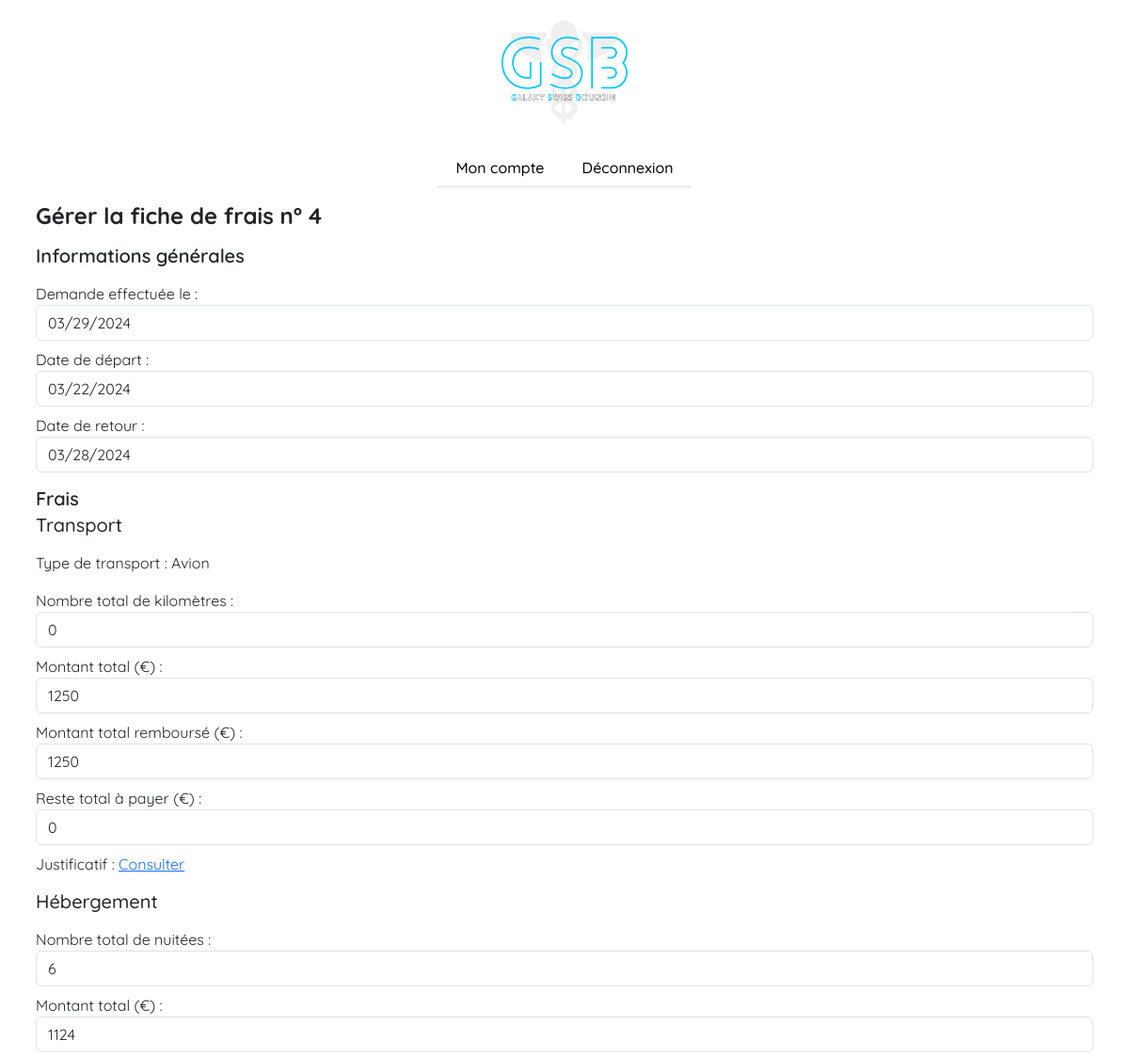
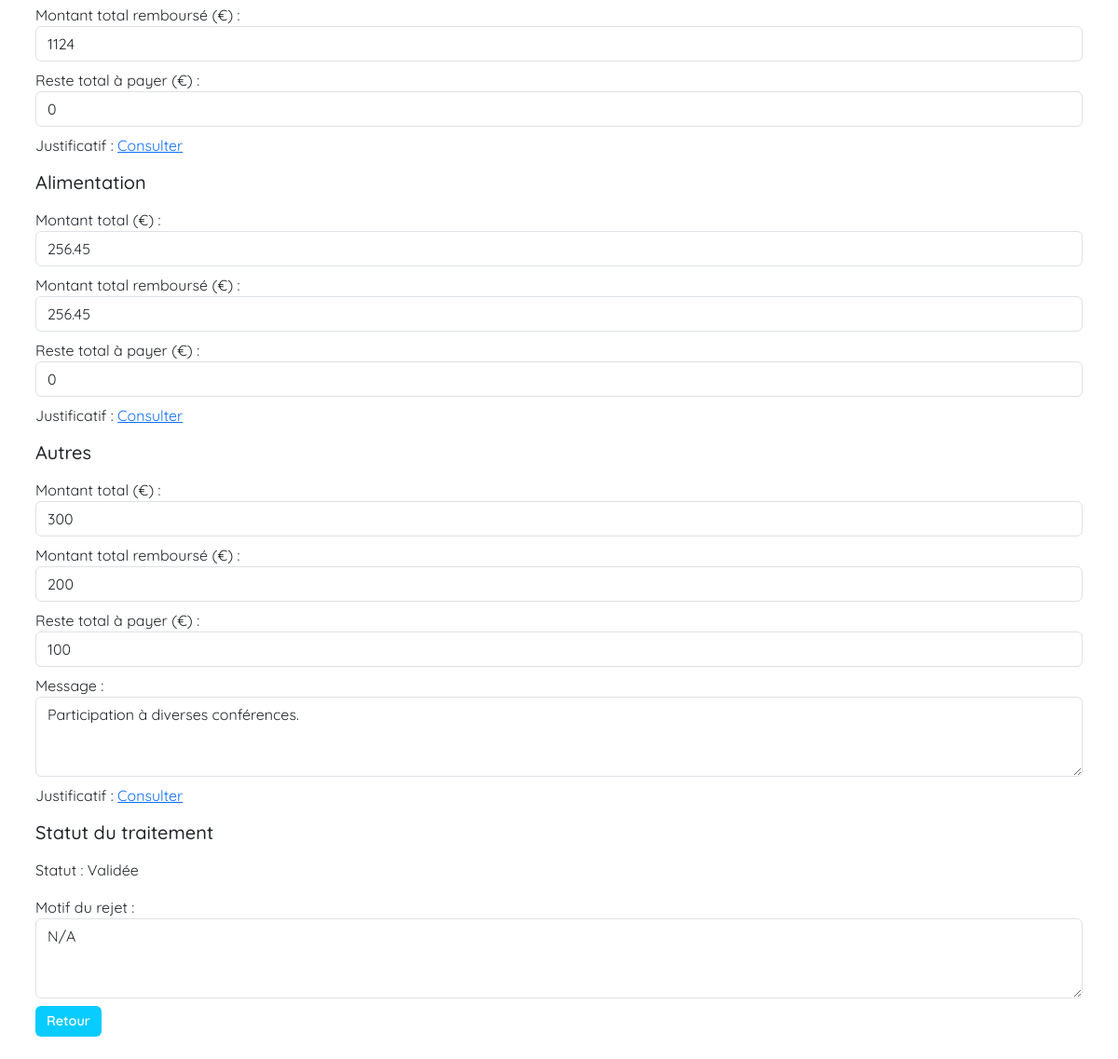
/controllers/functionalities/ExpenseSheet/ManageExpenseSheet.php?id=4 (signed in), run on the app's committed database (2 pictures, top to bottom).
### tables this page shows
CREATE TABLE IF NOT EXISTS `expense_sheets` (
  `expense_sheet_id` int NOT NULL AUTO_INCREMENT,
  `user_id` int NOT NULL,
  `receipts_id` int NOT NULL,
  `treatment_id` int DEFAULT NULL,
  `request_date` date NOT NULL,
  `start_date` date NOT NULL,
  `end_date` date NOT NULL,
  `transport_category` int DEFAULT NULL,
  `kilometers_number` int DEFAULT NULL,
  `kilometer_expense` float DEFAULT NULL,
  `kilometer_expense_refund` float DEFAULT NULL,
  `kilometer_expense_unrefund` float DEFAULT NULL,
  `transport_expense` float DEFAULT NULL,
  `transport_expense_refund` float DEFAULT NULL,
  `transport_expense_unrefund` float DEFAULT NULL,
  `nights_number` int DEFAULT NULL,
  `accommodation_expense` float DEFAULT NULL,
  `accommodation_expense_refund` float DEFAULT NULL,
  `accommodation_expense_unrefund` float DEFAULT NULL,
  `food_expense` float DEFAULT NULL,
  `food_expense_refund` float DEFAULT NULL,
  `food_expense_unrefund` float DEFAULT NULL,
  `other_expense` float DEFAULT NULL,
  `other_expense_refund` float DEFAULT NULL,
  `other_expense_unrefund` float DEFAULT NULL,
  `message` varchar(500) DEFAULT NULL,
  `total_amount` float NOT NULL,
  `total_amount_refund` float NOT NULL,
  `total_amount_unrefund` float DEFAULT NULL,
  PRIMARY KEY (`expense_sheet_id`),
  KEY `id_user` (`user_id`),
  KEY `receipts_id` (`receipts_id`),
  KEY `treatment_id` (`treatment_id`)
);

CREATE TABLE IF NOT EXISTS `treatment` (
  `treatment_id` int NOT NULL AUTO_INCREMENT,
  `treatment_status` tinyint(1) NOT NULL,
  `remark` varchar(500) DEFAULT NULL,
  PRIMARY KEY (`treatment_id`)
);

### views/functionalities/ExpenseSheet/ManageExpenseSheet.php (the view, shortened to what the rows shown need)
<!DOCTYPE html>
<html lang="en">
<head>
  <link rel="stylesheet" href="../../../assets/style.css">
  <link href="https://cdn.jsdelivr.net/npm/bootstrap@5.3.2/dist/css/bootstrap.min.css" rel="stylesheet" />
</head>
<body>
  <main>
    <div class="container p-2">
      <h2 class="mb-3 fs-4 fw-bold">Gérer la fiche de frais n°
        <?php echo $_GET['id'] ?>
      </h2>
      <div class="container p-0">
        <div class="my-3">
          <div class="mb-2">
            <label>Demande effectuée le :</label>
            <input type="date" class="form-control input" value="<?php echo $data["request_date"] ?>" readonly>
          </div>
          <div class="mb-2">
            <label>Date de départ :</label>
            <input type="date" class="form-control input" value="<?php echo $data["start_date"] ?>" readonly>
          </div>
          <div class="mb-2">
            <label>Date de retour :</label>
            <input type="date" class="form-control input" value="<?php echo $data["end_date"] ?>" readonly>
          </div>
        </div>
        <div class="my-3">
          <div class="mb-2">
            <label>Nombre total de kilomètres :</label>
            <input type="number" class="form-control input" value="<?php if ($data['kilometers_number']) {
                                                                      echo $data['kilometers_number'];
                                                                    } else {
                                                                      echo 0;
                                                                    } ?>" readonly>
          </div>
          <div class="mb-2">
            <label>Montant total (€) :</label>
            <input type="number" class="form-control input" value="<?php if ($data['kilometer_expense']) {
                                                                      echo $data['kilometer_expense'];
                                                                    } else if ($data['transport_expense']) {
                                                                      echo $data['transport_expense'];
                                                                    } else {
                                                                      echo 0;
                                                                    } ?>" readonly>
          </div>
          <div class="mb-2">
            <label>Montant total remboursé (€) :</label>
            <input type="number" class="form-control input" value="<?php if ($data['kilometer_expense_refund']) {
                                                                      echo $data['kilometer_expense_refund'];
                                                                    } else if ($data['transport_expense_refund']) {
                                                                      echo $data['transport_expense_refund'];
                                                                    } else {
                                                                      echo 0;
                                                                    } ?>" readonly>
          </div>
          <div class="mb-2">
            <label>Reste total à payer (€) :</label>
            <input type="number" class="form-control input" value="<?php if ($data['kilometer_expense_unrefund']) {
                                                                      echo $data['kilometer_expense_unrefund'];
                                                                    } else if ($data['transport_expense_unrefund']) {
                                                                      echo $data['transport_expense_unrefund'];
                                                                    } else {
                                                                      echo 0;
                                                                    } ?>" readonly>
          </div>
        </div>
        <div class="my-3">
          <div class="mb-2">
            <label>Nombre total de nuitées :</label>
            <input type="number" class="form-control input" value="<?php if ($data['nights_number']) {
                                                                      echo $data['nights_number'];
                                                                    } else {
                                                                      echo 0;
                                                                    } ?>" readonly>
          </div>
          <div class="mb-2">
            <label>Montant total (€) :</label>
            <input type="number" class="form-control input" value="<?php if ($data['accommodation_expense']) {
                                                                      echo $data['accommodation_expense'];
                                                                    } else {
                                                                      echo 0;
                                                                    } ?>" readonly>
          </div>
          <div class="mb-2">
            <label>Montant total remboursé (€) :</label>
            <input type="number" class="form-control input" value="<?php if ($data['accommodation_expense_refund']) {
                                                                      echo $data['accommodation_expense_refund'];
                                                                    } else {
                                                                      echo 0;
                                                                    } ?>" readonly>
          </div>
          <div class="mb-2">
            <label>Reste total à payer (€) :</label>
            <input type="number" class="form-control input" value="<?php if ($data['accommodation_expense_unrefund']) {
                                                                      echo $data['accommodation_expense_unrefund'];
                                                                    } else {
                                                                      echo 0;
                                                                    } ?>" readonly>
          </div>
        </div>
        <div class="my-3">
          <div class="mb-2">
            <label>Montant total (€) :</label>
            <input type="number" class="form-control input" value="<?php if ($data['food_expense']) {
                                                                      echo $data['food_expense'];
                                                                    } else {
                                                                      echo 0;
                                                                    } ?>" readonly>
          </div>
          <div class="mb-2">
            <label>Montant total remboursé (€) :</label>
            <input type="number" class="form-control input" value="<?php if ($data['food_expense_refund']) {
                                                                      echo $data['food_expense_refund'];
                                                                    } else {
                                                                      echo 0;
                                                                    } ?>" readonly>
          </div>
          <div class="mb-2">
            <label>Reste total à payer (€) :</label>
            <input type="number" class="form-control input" value="<?php if ($data['food_expense_unrefund']) {
                                                                      echo $data['food_expense_unrefund'];
                                                                    } else {
                                                                      echo 0;
                                                                    } ?>" readonly>
          </div>
        </div>
        <div class="my-3">
          <div class="mb-2">
            <label>Montant total (€) :</label>
            <input type="number" class="form-control input" value="<?php if ($data['other_expense']) {
                                                                      echo $data['other_expense'];
                                                                    } else {
                                                                      echo 0;
                                                                    } ?>" readonly>
          </div>
          <div class="mb-2">
            <label>Montant total remboursé (€) :</label>
            <input type="number" class="form-control input" value="<?php if ($data['other_expense_refund']) {
                                                                      echo $data['other_expense_refund'];
                                                                    } else {
                                                                      echo 0;
                                                                    } ?>" readonly>
          </div>
          <div class="mb-2">
            <label>Reste total à payer (€) :</label>
            <input type="number" class="form-control input" value="<?php if ($data['other_expense_unrefund']) {
                                                                      echo $data['other_expense_unrefund'];
                                                                    } else {
                                                                      echo 0;
                                                                    } ?>" readonly>
          </div>
          <div class="mb-2">
            <label>Message :</label>
            <textarea class="form-control input" rows="3" maxlength="500" readonly><?php if ($data['message']) {
                                                                                      echo $data['message'];
                                                                                    } else {
                                                                                      echo "N/A";
                                                                                    } ?></textarea>
          </div>
        </div>
        <div class="my-3">
          <div class="mb-2">
            <label>Motif du rejet :</label>
            <textarea class="form-control input" rows="3" maxlength="500" readonly><?php if ($data['remark']) {
                                                                                      echo $data['remark'];
                                                                                    } else {
                                                                                      echo "N/A";
                                                                                    } ?></textarea>
          </div>
        </div>
      </div>
    </div>
  </main>
</body>
</html>

### data on the page
expense_sheets: request_date "03/29/2024", start_date "03/22/2024", end_date "03/28/2024", kilometers_number "0", transport_expense "1250", transport_expense_refund "1250", kilometer_expense_unrefund+transport_expense_unrefund "0", nights_number "6", accommodation_expense "1124", accommodation_expense_refund "1124", accommodation_expense_unrefund "0", food_expense "256.45", food_expense_refund "256.45", food_expense_unrefund "0", other_expense "300", other_expense_refund "200", other_expense_unrefund "100", message "Participation à diverses conférences."
treatment: remark "N/A"

### other printed values
$_GET['id'] "4"
